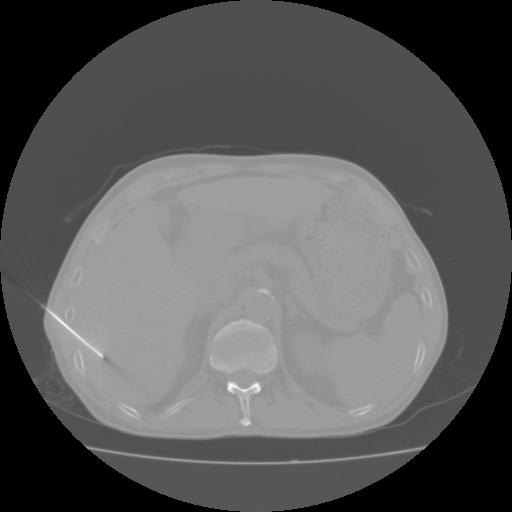
#> input picture Test_Img/10.jpg, 512 x 512 px, found by its file name
$ python Fourier_Transform_in_OpenCV.py
#> lines starting #> are read from the running program, lines starting #| are printed output that depends on the picture
import numpy as np
import cv2 as cv
from matplotlib import pyplot as plt
img = cv.imread('/home/qiao/PythonProjects/Opencv_On_CT/Test_Img/10.jpg',0)
#> img is the input picture: shape (512, 512); min 0, max 254, mean 90.7
dft = cv.dft(np.float32(img),flags = cv.DFT_COMPLEX_OUTPUT)
dft_shift = np.fft.fftshift(dft)
magnitude_spectrum = 20*np.log(cv.magnitude(dft_shift[:,:,0],dft_shift[:,:,1]))
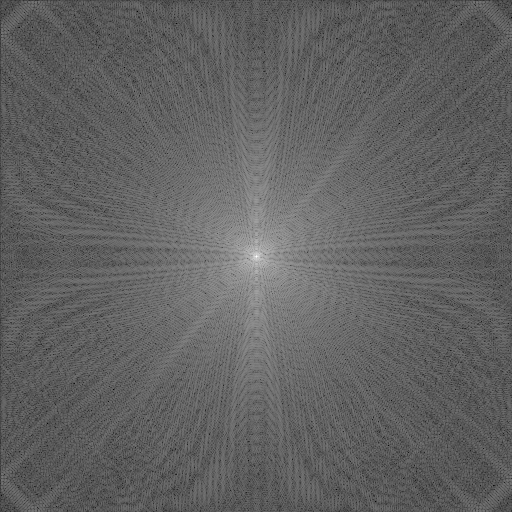
#> magnitude_spectrum: shape (512, 512) float32; min 20.42, max 339.7, mean 143.5; drawn with min black and max white
plt.subplot(121),plt.imshow(img, cmap = 'gray')
plt.title('Input Image'), plt.xticks([]), plt.yticks([])
plt.subplot(122),plt.imshow(magnitude_spectrum, cmap = 'gray')
plt.title('Magnitude Spectrum'), plt.xticks([]), plt.yticks([])
plt.show()
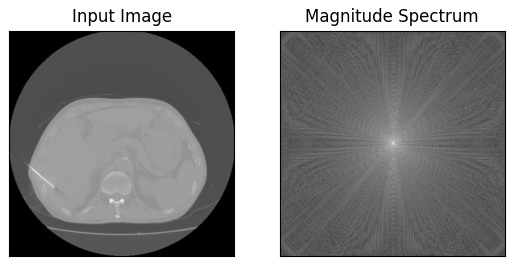
#> figure drawn by matplotlib, 2 panels

rows, cols = img.shape
#> rows = 512; cols = 512
crow,ccol = rows/2 , cols/2
#> crow = 256; ccol = 256
# create a mask first, center square is 1, remaining all zeros
mask = np.zeros((rows,cols,2),np.uint8)
mask[int(crow-30):int(crow+30), int(ccol-30):int(ccol+30)] = 1
# apply mask and inverse DFT
fshift = dft_shift*mask
f_ishift = np.fft.ifftshift(fshift)
img_back = cv.idft(f_ishift)
img_back = cv.magnitude(img_back[:,:,0],img_back[:,:,1])
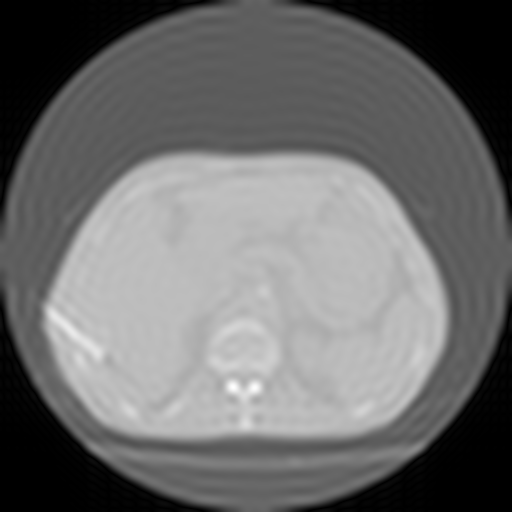
#> img_back: shape (512, 512) float32; min 481.1, max 55865940, mean 23866342; drawn with min black and max white
plt.subplot(121),plt.imshow(img, cmap = 'gray')
plt.title('Input Image'), plt.xticks([]), plt.yticks([])
plt.subplot(122),plt.imshow(img_back, cmap = 'gray')
plt.title('Magnitude Spectrum'), plt.xticks([]), plt.yticks([])
plt.show()
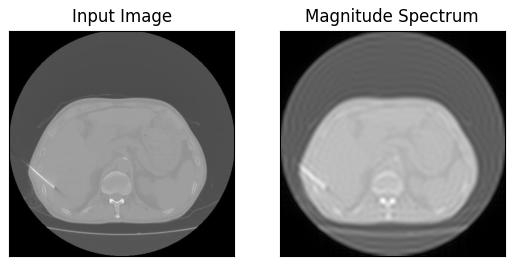
#> figure drawn by matplotlib, 2 panels
